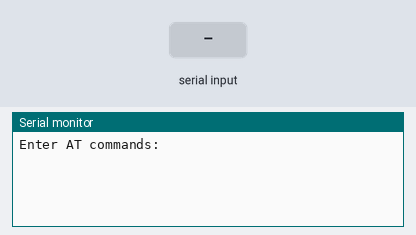
This sketch was run on a simulated Arduino Mega 2560, built with avr-gcc and run on an emulated ATmega2560. On the bench: the last lines printed to the serial monitor. The test bench sets the inputs (shaded band).

Above: at 2.2 s.
2.3 s: "1\n" received over the second serial link
At 4.4 s:
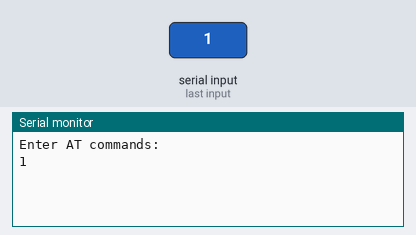
4.7 s: "0\n" received over the second serial link
At 6.3 s:
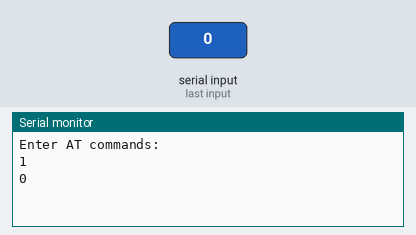

The sketch:

SimTransmitter.ino
```cpp
void setup() {
  // Инициализация последовательного соединения для вывода данных в монитор порта
  Serial.begin(115200);
  // Инициализация Serial2 для связи с модулем SIM800L
  Serial2.begin(115200);

  // Даем модулю время для инициализации
  delay(1000);

  Serial.println("Enter AT commands:");
}

void loop() {
  // Если данные поступили с последовательного монитора
  if (Serial.available()) {
    String command = Serial.readStringUntil('\n');
    sendCommandToSIM800L(command);
  }

  // Если данные поступили от SIM800L
  if (Serial2.available()) {
    String response = Serial2.readString();
    Serial.println(response);
  }
}

void sendCommandToSIM800L(String cmd) {
  Serial2.println(cmd);
  delay(100);
}
```

Measured:
- after the input at 2.3 s, the serial monitor: prints a new line after 1.0 s (image 1)
- after the input at 4.7 s, the serial monitor: prints a new line after 1.0 s (image 2)
